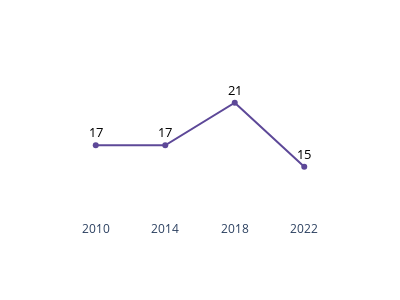

The notebook cell this image was saved under:
### Code cell
n_partidos = eleicoes.groupby(['ano'])['sigla_partido'].nunique().reset_index(name = 'n')

n_partidos['ano'] = n_partidos['ano'].astype(str)

fig = px.line(n_partidos, 
             x = 'ano', 
             y = 'n',
             text = 'n',
             color_discrete_sequence=['rgb(93,72,152)'],
             category_orders = {'ano': [2010, 2014, 2018, 2022]},
             labels = {'n': '', 'ano': ''})

fig.update_yaxes(showticklabels = False, range = (10, 25))
fig.update_layout(width = 400, height = 300, plot_bgcolor = 'white', paper_bgcolor = 'white')
fig.update_traces(texttemplate='%{text:}', textposition='top center', textfont = {'color': 'black', 'size': 13})
fig.show()

fig.write_image("viz/n_partidos_camara.png")

### Figure 1 — Plotly figure (JSON) as saved in the notebook; plotly's stock layout.template omitted (floating-point values rounded to 4 significant figures)
{"data": [{"hovertemplate": "=%{text}<extra></extra>", "legendgroup": "", "line": {"color": "rgb(93,72,152)", "dash": "solid"}, "marker": {"symbol": "circle"}, "mode": "text+markers+lines", "name": "", "orientation": "v", "showlegend": false, "text": [17, 17, 21, 15], "textfont": {"color": "black", "size": 13}, "textposition": "top center", "texttemplate": "%{text:}", "type": "scatter", "x": ["2010", "2014", "2018", "2022"], "xaxis": "x", "y": [17, 17, 21, 15], "yaxis": "y"}], "layout": {"height": 300, "legend": {"tracegroupgap": 0}, "margin": {"t": 60}, "paper_bgcolor": "white", "plot_bgcolor": "white", "width": 400, "xaxis": {"anchor": "y", "categoryarray": [2010, 2014, 2018, 2022], "categoryorder": "array", "domain": [0, 1], "title": {"text": ""}}, "yaxis": {"anchor": "x", "domain": [0, 1], "range": [10, 25], "showticklabels": false, "title": {"text": ""}}}}
